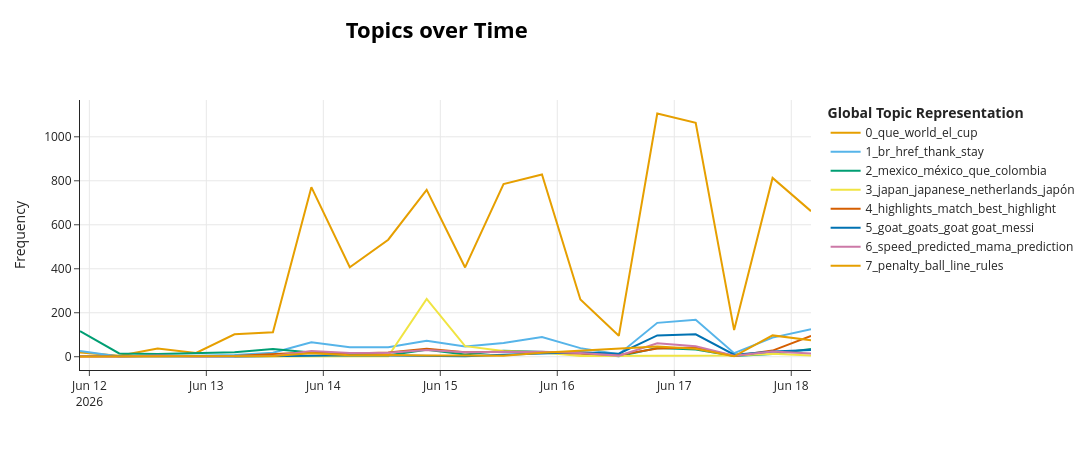

Notebook cell for this chart:
### Markdown cell above
---

### 4. Evolución temporal de tópicos

BERTopic puede calcular cómo cambia la prevalencia de cada tópico en el tiempo. Con un solo partido, la granularidad disponible es la fecha/hora de publicación del comentario.

### Code cell
if df is not None and not df.empty and 'topic' in df.columns:
    import time as _time
    _t0 = _time.monotonic()

    # --- Ensure texts is in scope (re-extract from df if needed) ---
    if 'texts' not in dir() or texts is None:
        texts = df['text_clean'].tolist()

    timestamps_raw = df['published_at'] if 'published_at' in df.columns else df.get('created_utc', pd.Series([pd.NaT]*len(df)))
    timestamps = pd.to_datetime(timestamps_raw, errors='coerce')

    # Align texts and timestamps: keep only rows where BOTH are valid
    valid_mask = timestamps.notna() & df['text_clean'].notna()
    n_valid = valid_mask.sum()
    print(f"Comentarios con timestamp + texto valido: {n_valid}/{len(df)}")

    if n_valid > 10:
        try:
            # NOTE: BERTopic's topics_over_time requires docs matching the fitting data.
            # With nr_bins=20 and tuning=False, 20K+ docs complete in <10s.
            span_days = (timestamps[valid_mask].max() - timestamps[valid_mask].min()).total_seconds() / 86400
            nr_bins = max(20, min(int(span_days * 2), 48))
            print(f"Rango fechas: {span_days:.1f} dias, nr_bins={nr_bins}")

            tot_df = topics_over_time_df(
                model, texts, timestamps,
                nr_bins=nr_bins,
                global_tuning=False,
                evolution_tuning=False,
            )

            _elapsed = _time.monotonic() - _t0
            if not tot_df.empty:
                print(f"Evolucion temporal calculada: {tot_df.shape[0]} filas ({_elapsed:.1f}s)")
                try:
                    fig = model.visualize_topics_over_time(tot_df, top_n_topics=min(8, tot_df['Topic'].nunique()))
                    fig.show()
                except Exception as exc:
                    print(f"Visualizacion no disponible: {exc}")
                    display(tot_df.head(10))
            else:
                print("No se pudo calcular la evolucion temporal.")
        except Exception as exc:
            print(f"Evolucion temporal omitida (error): {exc}")
    else:
        print(f"Solo {n_valid} comentarios con timestamp valido — insuficiente.")

### Figure 1 — Plotly figure (JSON) as saved in the notebook; plotly's stock layout.template omitted (floating-point values rounded to 4 significant figures)
{"data": [{"hoverinfo": "text", "hovertext": ["<b>Topic 0</b><br>Words: la final, final, la, muchas, llegar", "<b>Topic 0</b><br>Words: jugadores africanos, cuál es, cuál, punto, africanos", "<b>Topic 0</b><br>Words: egypt, cup, cup started, world cup, uzbekistan", "<b>Topic 0</b><br>Words: atras, paraguay, el, like watching, futbol", "<b>Topic 0</b><br>Words: paraguay, usa, el, los, que", "<b>Topic 0</b><br>Words: paraguay, tuca, que, el, es", "<b>Topic 0</b><br>Words: brazil, morocco, brasil, marruecos, team", "<b>Topic 0</b><br>Words: morocco, brazil, brasil, que, marruecos", "<b>Topic 0</b><br>Words: germany, brazil, curacao, que, marruecos", "<b>Topic 0</b><br>Words: germany, curacao, curaçao, game, brazil", "<b>Topic 0</b><br>Words: australia, morocco, brazil, team, br", "<b>Topic 0</b><br>Words: verde, spain, cape, cape verde, españa", "<b>Topic 0</b><br>Words: verde, spain, cape, cape verde, egypt", "<b>Topic 0</b><br>Words: germany, verde, spain, br, world", "<b>Topic 0</b><br>Words: verde, cape, spain, cape verde, cup", "<b>Topic 0</b><br>Words: messi, mbappe, world, france, cup", "<b>Topic 0</b><br>Words: messi, que, argentina, ronaldo, el", "<b>Topic 0</b><br>Words: congo, portugal, ronaldo, messi, dr congo", "<b>Topic 0</b><br>Words: england, portugal, congo, croatia, ronaldo", "<b>Topic 0</b><br>Words: england, croatia, messi, world, team"], "marker": {"color": "#E69F00"}, "mode": "lines", "name": "0_que_world_el_cup", "type": "scatter", "x": ["2026-06-11T22:04:47.290000000", "2026-06-12T06:07:20.500000000", "2026-06-12T14:00:26.000000000", "2026-06-12T21:53:31.500000000", "2026-06-13T05:46:37.000000000", "2026-06-13T13:39:42.500000000", "2026-06-13T21:32:48.000000000", "2026-06-14T05:25:53.500000000", "2026-06-14T13:18:59.000000000", "2026-06-14T21:12:04.500000000", "2026-06-15T05:05:10.000000000", "2026-06-15T12:58:15.500000000", "2026-06-15T20:51:21.000000000", "2026-06-16T04:44:26.500000000", "2026-06-16T12:37:32.000000000", "2026-06-16T20:30:37.500000000", "2026-06-17T04:23:43.000000000", "2026-06-17T12:16:48.500000000", "2026-06-17T20:09:54.000000000", "2026-06-18T04:02:59.500000000"], "y": [19, 4, 37, 17, 102, 111, 771, 407, 532, 759, 406, 785, 829, 260, 95, 1106, 1064, 121, 813, 662]}, {"hoverinfo": "text", "hovertext": ["<b>Topic 1</b><br>Words: gracias, que, ánimo, quiñones, edad", "<b>Topic 1</b><br>Words: chapin bendiciones, gracias amigo, amigo chapin, chapin, bendiciones", "<b>Topic 1</b><br>Words: 100 agreed, disparo quiñonez, cabeza uno, dió en, la pura", "<b>Topic 1</b><br>Words: el dna, dna, ignorante, dna ignorante, dna entender", "<b>Topic 1</b><br>Words: ja, hubieras, felicidades usa, ja ja, felicidades", "<b>Topic 1</b><br>Words: tuca, tierra, theory, analistas, afuera richardson", "<b>Topic 1</b><br>Words: href, verdad factos, href href, mejor parte, factos", "<b>Topic 1</b><br>Words: thank comment, gracias, hermano, thank, comment", "<b>Topic 1</b><br>Words: que pais, tenes, pais, pais sos, facto", "<b>Topic 1</b><br>Words: href, br href, href br, agree, href href", "<b>Topic 1</b><br>Words: brz, href, dance, tú, believe", "<b>Topic 1</b><br>Words: yes, barca, exactly, tu, selección", "<b>Topic 1</b><br>Words: br, grass, grass br, feel, walk", "<b>Topic 1</b><br>Words: humanity, eat, br humanity, pancho, thala", "<b>Topic 1</b><br>Words: abrazo mano, bad statement, entiende otra, dia abrazo, cleaned end", "<b>Topic 1</b><br>Words: href, crying, tu, la, el", "<b>Topic 1</b><br>Words: llorar, crying, ya, la, que", "<b>Topic 1</b><br>Words: href, alguna mj, calienten, ardiste bro, beautiful smile", "<b>Topic 1</b><br>Words: href, gracias por, gracias, tu, necesitas dopamina", "<b>Topic 1</b><br>Words: robi, br, br stay, dear, stay robi"], "marker": {"color": "#56B4E9"}, "mode": "lines", "name": "1_br_href_thank_stay", "type": "scatter", "x": ["2026-06-11T22:04:47.290000000", "2026-06-12T06:07:20.500000000", "2026-06-12T14:00:26.000000000", "2026-06-12T21:53:31.500000000", "2026-06-13T05:46:37.000000000", "2026-06-13T13:39:42.500000000", "2026-06-13T21:32:48.000000000", "2026-06-14T05:25:53.500000000", "2026-06-14T13:18:59.000000000", "2026-06-14T21:12:04.500000000", "2026-06-15T05:05:10.000000000", "2026-06-15T12:58:15.500000000", "2026-06-15T20:51:21.000000000", "2026-06-16T04:44:26.500000000", "2026-06-16T12:37:32.000000000", "2026-06-16T20:30:37.500000000", "2026-06-17T04:23:43.000000000", "2026-06-17T12:16:48.500000000", "2026-06-17T20:09:54.000000000", "2026-06-18T04:02:59.500000000"], "y": [26, 1, 4, 4, 8, 18, 66, 43, 43, 73, 47, 62, 90, 39, 11, 154, 168, 16, 87, 125]}, {"hoverinfo": "text", "hovertext": ["<b>Topic 2</b><br>Words: méxico, mexico, mexicano, que, viva", "<b>Topic 2</b><br>Words: méxico, mexico, nuestros, vamos, commentary", "<b>Topic 2</b><br>Words: mexico, méxico, quiñones, los, br", "<b>Topic 2</b><br>Words: mexicano, méxico, selección, mexicanos, que", "<b>Topic 2</b><br>Words: spanish, mexico, mexico ha, br, spanish br", "<b>Topic 2</b><br>Words: mexico, unidos, spanish, estados unidos, estados", "<b>Topic 2</b><br>Words: mexico, te, es, otras, ni", "<b>Topic 2</b><br>Words: mexico, carajo, algo minimo, buenos días, carnaval qué", "<b>Topic 2</b><br>Words: ya estuvo, estuvo en, ferreti, en, méxico", "<b>Topic 2</b><br>Words: mexico, spanish, cerezo, méxico, saludos", "<b>Topic 2</b><br>Words: lo, aleman, que lo, lle, pum", "<b>Topic 2</b><br>Words: españa, que, la, los, en", "<b>Topic 2</b><br>Words: 11ujg xsify4oqcd2t29sp54iasaw, xsify4oqcd2t29sp54iasaw, xsify4oqcd2t29sp54iasaw href, uckszu2wh9gy1mb0dv 11ujg, uckszu2wh9gy1mb0dv", "<b>Topic 2</b><br>Words: viva, los, mexicanos, méxico, mexico", "<b>Topic 2</b><br>Words: empató cuando, highlight looks, vozinha legend, spanish vs, like 11", "<b>Topic 2</b><br>Words: mexico, colombia, méxico, spanish, que", "<b>Topic 2</b><br>Words: mexico, mexicanos, los, méxico, los mexicanos", "<b>Topic 2</b><br>Words: argelia wering, cause spanish, delante hermanos, hermanos yo, change cause", "<b>Topic 2</b><br>Words: hac, hac trick, br, br hac, br br", "<b>Topic 2</b><br>Words: colombia, el, la, gol colombia, méxico"], "marker": {"color": "#009E73"}, "mode": "lines", "name": "2_mexico_méxico_que_colombia", "type": "scatter", "x": ["2026-06-11T22:04:47.290000000", "2026-06-12T06:07:20.500000000", "2026-06-12T14:00:26.000000000", "2026-06-12T21:53:31.500000000", "2026-06-13T05:46:37.000000000", "2026-06-13T13:39:42.500000000", "2026-06-13T21:32:48.000000000", "2026-06-14T05:25:53.500000000", "2026-06-14T13:18:59.000000000", "2026-06-14T21:12:04.500000000", "2026-06-15T05:05:10.000000000", "2026-06-15T12:58:15.500000000", "2026-06-15T20:51:21.000000000", "2026-06-16T04:44:26.500000000", "2026-06-16T12:37:32.000000000", "2026-06-16T20:30:37.500000000", "2026-06-17T04:23:43.000000000", "2026-06-17T12:16:48.500000000", "2026-06-17T20:09:54.000000000", "2026-06-18T04:02:59.500000000"], "y": [116, 15, 12, 16, 20, 35, 19, 10, 7, 32, 10, 27, 22, 17, 2, 40, 33, 3, 12, 35]}, {"hoverinfo": "text", "hovertext": ["<b>Topic 3</b><br>Words: sunday think, netherlands sunday, good match, vs netherlands, japan vs", "<b>Topic 3</b><br>Words: australia mechico, mundial malo, semifinales van, ser corea, corea australia", "<b>Topic 3</b><br>Words: life currently, currently supporting, china yiwu, country support, yiwu", "<b>Topic 3</b><br>Words: japan, japanese, japón, netherlands, game", "<b>Topic 3</b><br>Words: japan, japanese, china, sports, school", "<b>Topic 3</b><br>Words: japan, japanese, team, netherlands, br", "<b>Topic 3</b><br>Words: japan, nippon, japanese, asian, regional rivalries", "<b>Topic 3</b><br>Words: china make, defense played, goals high, euro leagues, experience playing", "<b>Topic 3</b><br>Words: indians, 1500, chinese descent, free china, fwc", "<b>Topic 3</b><br>Words: draw br, draw, wins br, br, asian", "<b>Topic 3</b><br>Words: japan, win squad, squad, betting netherlands, congo capo", "<b>Topic 3</b><br>Words: japan, china, netherlands vs, vs japan, netherlands", "<b>Topic 3</b><br>Words: japan, like personally, close time, keeps nation, e7z7wmorocco close"], "marker": {"color": "#F0E442"}, "mode": "lines", "name": "3_japan_japanese_netherlands_japón", "type": "scatter", "x": ["2026-06-13T05:46:37.000000000", "2026-06-14T05:25:53.500000000", "2026-06-14T13:18:59.000000000", "2026-06-14T21:12:04.500000000", "2026-06-15T05:05:10.000000000", "2026-06-15T12:58:15.500000000", "2026-06-15T20:51:21.000000000", "2026-06-16T04:44:26.500000000", "2026-06-16T20:30:37.500000000", "2026-06-17T04:23:43.000000000", "2026-06-17T12:16:48.500000000", "2026-06-17T20:09:54.000000000", "2026-06-18T04:02:59.500000000"], "y": [1, 1, 2, 263, 48, 26, 19, 3, 3, 3, 5, 13, 6]}, {"hoverinfo": "text", "hovertext": ["<b>Topic 4</b><br>Words: highlights couple, watching highlights, couple days, couple, days", "<b>Topic 4</b><br>Words: nice congrats, match nice, nice, congrats, match", "<b>Topic 4</b><br>Words: rubbish match, match great, rubbish, great, match", "<b>Topic 4</b><br>Words: cristian martinolli, gonna awesome, martinolli, martinolli best, time gonna", "<b>Topic 4</b><br>Words: highlights, match, beat backups, davoo el, fandom", "<b>Topic 4</b><br>Words: highlights, upload highlights, upload, best game, match", "<b>Topic 4</b><br>Words: old match, old, match, highlights, bro highlights", "<b>Topic 4</b><br>Words: far, best, tournament far, match, best game", "<b>Topic 4</b><br>Words: highlights, minimum 10, match, minimum, extended highlights", "<b>Topic 4</b><br>Words: gk amazing, del mundo, mundo, match, highlight", "<b>Topic 4</b><br>Words: highlights, far, highlights short, match, best", "<b>Topic 4</b><br>Words: iconic, highlights, random, match, incredible", "<b>Topic 4</b><br>Words: vozinha highlight, highlight, vozinha, match, match miracle", "<b>Topic 4</b><br>Words: best, real highlight, greatest, el mejor, highlight br", "<b>Topic 4</b><br>Words: best, best best, match, highlights, greatest", "<b>Topic 4</b><br>Words: lived hype, man roar, es pele, wi4njno para, scored scenes", "<b>Topic 4</b><br>Words: match, far, best, tournament, highlights", "<b>Topic 4</b><br>Words: highlights, highlight, best, match, best highlights"], "marker": {"color": "#D55E00"}, "mode": "lines", "name": "4_highlights_match_best_highlight", "type": "scatter", "x": ["2026-06-11T22:04:47.290000000", "2026-06-12T06:07:20.500000000", "2026-06-12T14:00:26.000000000", "2026-06-13T05:46:37.000000000", "2026-06-13T21:32:48.000000000", "2026-06-14T05:25:53.500000000", "2026-06-14T13:18:59.000000000", "2026-06-14T21:12:04.500000000", "2026-06-15T05:05:10.000000000", "2026-06-15T12:58:15.500000000", "2026-06-15T20:51:21.000000000", "2026-06-16T04:44:26.500000000", "2026-06-16T12:37:32.000000000", "2026-06-16T20:30:37.500000000", "2026-06-17T04:23:43.000000000", "2026-06-17T12:16:48.500000000", "2026-06-17T20:09:54.000000000", "2026-06-18T04:02:59.500000000"], "y": [1, 1, 2, 3, 20, 15, 19, 36, 20, 23, 20, 14, 8, 37, 42, 3, 28, 95]}, {"hoverinfo": "text", "hovertext": ["<b>Topic 5</b><br>Words: oportunidad, dios, búscale, te dió, dio otra", "<b>Topic 5</b><br>Words: jesus, repent sins, sins, jesus christ, repent", "<b>Topic 5</b><br>Words: unrest, jesus, vida, ai replacing, coming jesus", "<b>Topic 5</b><br>Words: helps, commentators, best business, business comes, comes football", "<b>Topic 5</b><br>Words: calf injured, conozco santa, cerca watsonville, g8joh, expected play", "<b>Topic 5</b><br>Words: prophet, jesus loves, loves, jesus, god", "<b>Topic 5</b><br>Words: salvation, god, allison es, el mismísimo, domination god", "<b>Topic 5</b><br>Words: anthony goat, holy shyte, anthony, shyte, goat holy", "<b>Topic 5</b><br>Words: keeper goat, shepherd, german shepherd, goal keeper, german", "<b>Topic 5</b><br>Words: cope, holy, holy cope, goat, br ermans", "<b>Topic 5</b><br>Words: goat, lobo, goats, jesus, ask", "<b>Topic 5</b><br>Words: goats, goat, vs goliath, david vs, goliath", "<b>Topic 5</b><br>Words: goats, don, goat, realize people, deer", "<b>Topic 5</b><br>Words: goat, messi, goat goat, messi goat, goat debate", "<b>Topic 5</b><br>Words: goat, goat goat, messi, real goat, goat messi", "<b>Topic 5</b><br>Words: goat, goat dropped, today goat, dropped, harder", "<b>Topic 5</b><br>Words: goat, messi goat, buffalo wild, wild wings, buffalo", "<b>Topic 5</b><br>Words: goat, goat goat, real goat, goat br, real"], "marker": {"color": "#0072B2"}, "mode": "lines", "name": "5_goat_goats_goat goat_messi", "type": "scatter", "x": ["2026-06-11T22:04:47.290000000", "2026-06-12T14:00:26.000000000", "2026-06-12T21:53:31.500000000", "2026-06-13T05:46:37.000000000", "2026-06-13T21:32:48.000000000", "2026-06-14T05:25:53.500000000", "2026-06-14T13:18:59.000000000", "2026-06-14T21:12:04.500000000", "2026-06-15T05:05:10.000000000", "2026-06-15T12:58:15.500000000", "2026-06-15T20:51:21.000000000", "2026-06-16T04:44:26.500000000", "2026-06-16T12:37:32.000000000", "2026-06-16T20:30:37.500000000", "2026-06-17T04:23:43.000000000", "2026-06-17T12:16:48.500000000", "2026-06-17T20:09:54.000000000", "2026-06-18T04:02:59.500000000"], "y": [3, 2, 2, 1, 4, 7, 5, 2, 2, 9, 16, 20, 14, 97, 102, 9, 24, 30]}, {"hoverinfo": "text", "hovertext": ["<b>Topic 6</b><br>Words: f7pno, f7p bien, escribir descerebrado, quiso escribir, f7p", "<b>Topic 6</b><br>Words: resumen media, hora es, media hora, una locura, locura", "<b>Topic 6</b><br>Words: 29, min, 24 min, agradecido el, 29 minutos", "<b>Topic 6</b><br>Words: date title, 2333 date, 2333, date, title", "<b>Topic 6</b><br>Words: replay debería, debería que, que haber, haber sido, replay", "<b>Topic 6</b><br>Words: 1314 precedes, 1314, años atrás, year king, edward", "<b>Topic 6</b><br>Words: speed, speed speed, know speed, yo speed, past", "<b>Topic 6</b><br>Words: speed, tv speed, tv, saw, peles", "<b>Topic 6</b><br>Words: 2014, history, ur, como 2014, k8dthe cheaters", "<b>Topic 6</b><br>Words: minute, history repeats, repeats, history, till", "<b>Topic 6</b><br>Words: mama, years mama, dark, legend, min", "<b>Topic 6</b><br>Words: 7up, history, jajaja, means time, marked history", "<b>Topic 6</b><br>Words: toe, mama, flashbacks, bueno tus, attention span", "<b>Topic 6</b><br>Words: mama problem, mama, problem, ve seen, copar dubbing", "<b>Topic 6</b><br>Words: 25 minutes, minutes, 25, diccion, la intro", "<b>Topic 6</b><br>Words: predicted, kid, prediction, speed, kid predicted", "<b>Topic 6</b><br>Words: ago, prediction, bro, decade ago, time ago", "<b>Topic 6</b><br>Words: ago talking, challenged work, era hora, fin subiste, hello tell", "<b>Topic 6</b><br>Words: vistas, feinting run, feinting, speed, coming home", "<b>Topic 6</b><br>Words: coming home, coming, home, s5u, bins"], "marker": {"color": "#CC79A7"}, "mode": "lines", "name": "6_speed_predicted_mama_prediction", "type": "scatter", "x": ["2026-06-11T22:04:47.290000000", "2026-06-12T06:07:20.500000000", "2026-06-12T14:00:26.000000000", "2026-06-12T21:53:31.500000000", "2026-06-13T05:46:37.000000000", "2026-06-13T13:39:42.500000000", "2026-06-13T21:32:48.000000000", "2026-06-14T05:25:53.500000000", "2026-06-14T13:18:59.000000000", "2026-06-14T21:12:04.500000000", "2026-06-15T05:05:10.000000000", "2026-06-15T12:58:15.500000000", "2026-06-15T20:51:21.000000000", "2026-06-16T04:44:26.500000000", "2026-06-16T12:37:32.000000000", "2026-06-16T20:30:37.500000000", "2026-06-17T04:23:43.000000000", "2026-06-17T12:16:48.500000000", "2026-06-17T20:09:54.000000000", "2026-06-18T04:02:59.500000000"], "y": [2, 1, 5, 1, 2, 3, 26, 17, 18, 31, 20, 20, 23, 17, 5, 61, 48, 5, 24, 15]}, {"hoverinfo": "text", "hovertext": ["<b>Topic 7</b><br>Words: es bryan, bryan guttierrez, guttierrez, bryan, malo que", "<b>Topic 7</b><br>Words: atrasado, delantero el, el chavo, penales regalados, saquen este", "<b>Topic 7</b><br>Words: endrick, llevado, forward, center, opportunity", "<b>Topic 7</b><br>Words: endrick, abogado davito, dónde esta, couple games, abogado", "<b>Topic 7</b><br>Words: endrick, bastante bueno, ahorita también, bonafide hater, boca lo", "<b>Topic 7</b><br>Words: legally play, legally, abuse infantino, angle wow, ball considered", "<b>Topic 7</b><br>Words: armiesclearly, armiesclearly went, barely push, brought police, change foul", "<b>Topic 7</b><br>Words: heart, asap99can read, asap99can, clean header, got clean", "<b>Topic 7</b><br>Words: penalty, doku, box, foul, doku got", "<b>Topic 7</b><br>Words: hat, hat trick, trick, trick hat, la pulga", "<b>Topic 7</b><br>Words: árbitro, el, hat trick, trick, el árbitro", "<b>Topic 7</b><br>Words: angel, angel reece, basketball red, conveniently reverses, card qualifiers", "<b>Topic 7</b><br>Words: penalty, rules, stutter, ball, step", "<b>Topic 7</b><br>Words: penalty, line, ball, kicked, encroachment"], "marker": {"color": "#E69F00"}, "mode": "lines", "name": "7_penalty_ball_line_rules", "type": "scatter", "x": ["2026-06-11T22:04:47.290000000", "2026-06-13T13:39:42.500000000", "2026-06-13T21:32:48.000000000", "2026-06-14T05:25:53.500000000", "2026-06-14T13:18:59.000000000", "2026-06-14T21:12:04.500000000", "2026-06-15T05:05:10.000000000", "2026-06-15T12:58:15.500000000", "2026-06-15T20:51:21.000000000", "2026-06-16T20:30:37.500000000", "2026-06-17T04:23:43.000000000", "2026-06-17T12:16:48.500000000", "2026-06-17T20:09:54.000000000", "2026-06-18T04:02:59.500000000"], "y": [1, 3, 16, 7, 8, 5, 6, 4, 18, 47, 36, 2, 97, 75]}], "layout": {"height": 450, "hoverlabel": {"bgcolor": "white", "font": {"family": "Rockwell", "size": 16}}, "legend": {"title": {"text": "<b>Global Topic Representation"}}, "title": {"font": {"color": "Black", "size": 22}, "text": "<b>Topics over Time</b>", "x": 0.4, "xanchor": "center", "y": 0.95, "yanchor": "top"}, "width": 1250, "xaxis": {"showgrid": true}, "yaxis": {"showgrid": true, "title": {"text": "Frequency"}}}}
